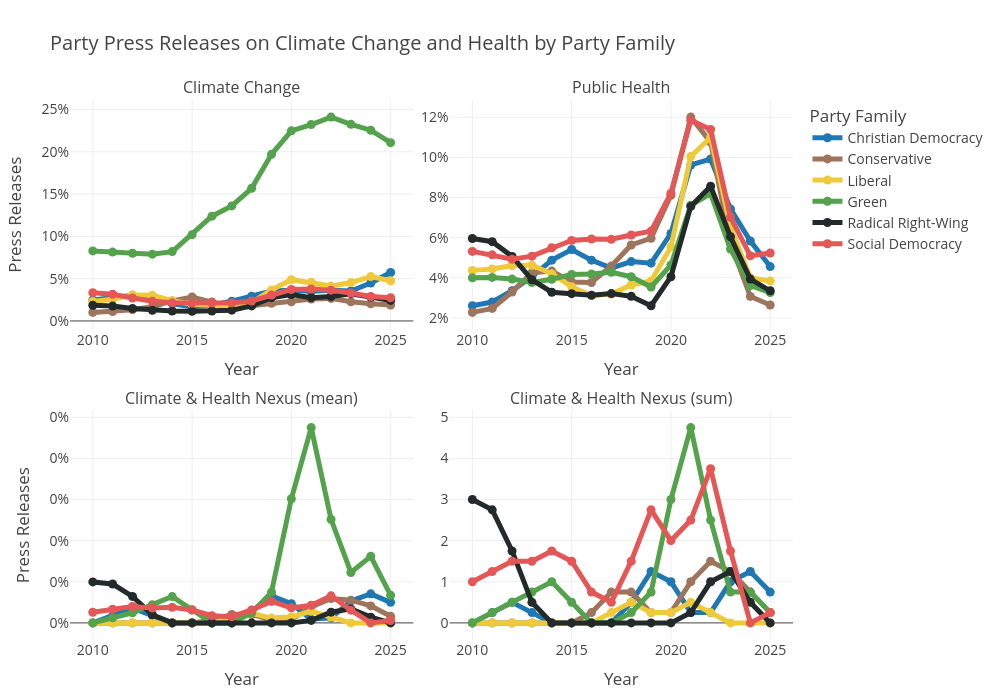

The notebook cell saved with this chart:
### Markdown cell above
## Primary Figure: Indicator 5.3.3: Political party engagement with health and climate change

### Code cell
# import libraries
import pandas as pd
import numpy as np
from plotly.subplots import make_subplots
import plotly.graph_objects as go
import plotly.express as px


# read in data 
df = pd.read_csv('../data/indicator_5_3_3.csv')
# drop values after 2025 (2025 report includes up to end of 2025) 
df = df[df['year'] < 2026]

# dictionary to map party names to respective party colors
party_colors = {'Christian Democracy': '#1f77b4',
                'Conservative': '#9D755D',
                'Liberal': '#EECA3B',
                'Green': '#54A24B',
                'Radical Right-Wing': '#222A2A',
                'Social Democracy': '#E45756',}


# Define the mapping of data column -> subplot position
col_to_position = {
    'environment_climate_issue1_mean': (1, 1),  # Climate Change
    'healthcare_issue1_mean': (1, 2),           # Public Health
    'climate_health_mean': (2, 1),              # Climate and Health Nexus (mean)
    'climate_health_sum': (2, 2)                # Climate and Health Nexus (sum)
}


def create_nexus_subplot(df, 
                         title = 'Party Press Releases on Climate Change and Health by Party Family',
                         save_path=None,
                         col_to_position = col_to_position,
                         party_colors = party_colors):

    # Titles should match the order of the subplot grid
    fig = make_subplots(
        rows=2, cols=2,
        subplot_titles=(
            'Climate Change',
            'Public Health',
            'Climate & Health Nexus (mean)', 
            'Climate & Health Nexus (sum)'
        ),
        horizontal_spacing=0.05,  # reduce horizontal gap between columns
        vertical_spacing=0.15      # reduce vertical gap between rows
    )

    # Loop through the variables and plot each one in its correct subplot
    for i, col in enumerate(col_to_position.keys()):
        row, col_num = col_to_position[col]
        for party_family in party_colors.keys():
            subset = df[df['party_family'] == party_family].copy()

            # smooth the line
            subset[col] = subset[col].rolling(window=2, min_periods=1).mean()
            subset[col] = subset[col].rolling(window=2, min_periods=1).mean()

            fig.add_trace(go.Scatter(
                x=subset['year'],
                y=subset[col],
                mode='lines+markers',
                name=party_family,
                line=dict(color=party_colors[party_family], width=5),
                showlegend=True if i == 0 else False,
            ), row=row, col=col_num)

    # Update layout
    fig.update_layout(
        title=title,
        xaxis_title='Year',
        yaxis_title='Press Releases',
        title_x=0.05,
        legend_title='Party Family',
        hovermode='x unified',
        width=1000,
        height=700,
        template='presentation',
        font=dict(size=14),
        margin=dict(l=70, r=50, t=100, b=60)
    )

    # Format all y-axes as percentages
    fig.update_yaxes(tickformat=".0%", row=1, col=1)
    fig.update_yaxes(tickformat=".0%", row=1, col=2)
    fig.update_yaxes(tickformat=".0%", row=2, col=1)

    # Custom x-axis titles per subplot 
    fig.update_xaxes(title_text="Year", row=2, col=1)
    fig.update_xaxes(title_text="Year", row=2, col=2)
    fig.update_xaxes(title_text="Year", row=1, col=2)

    # add y-axis titles
    fig.update_yaxes(title_text="Press Releases", row=1, col=1)
    #fig.update_yaxes(title_text="Press Releases", row=1, col=2)
    fig.update_yaxes(title_text="Press Releases", row=2, col=1)
    #fig.update_yaxes(title_text="Press Releases", row=2, col=2)


    # save figure if save_path is provided
    if save_path:
        fig.write_image(save_path, scale=5)
    # show figure
    fig.show()


create_nexus_subplot(df, 
                     #title='',
                     save_path='../appendix/indicator_5_3_3.pdf',
                     col_to_position=col_to_position,
                     party_colors=party_colors)

### Figure 1 — Plotly figure (JSON) as saved in the notebook; plotly's stock layout.template omitted (floating-point values rounded to 4 significant figures)
{"data": [{"line": {"color": "#1f77b4", "width": 5}, "mode": "lines+markers", "name": "Christian Democracy", "showlegend": true, "type": "scatter", "x": [2010.0, 2011.0, 2012.0, 2013.0, 2014.0, 2015.0, 2016.0, 2017.0, 2018.0, 2019.0, 2020.0, 2021.0, 2022.0, 2023.0, 2024.0, 2025.0], "xaxis": "x", "y": [0.02481, 0.02724, 0.03037, 0.02749, 0.0204, 0.01685, 0.01896, 0.02332, 0.02917, 0.0354, 0.03616, 0.03512, 0.03632, 0.03538, 0.04482, 0.05729], "yaxis": "y"}, {"line": {"color": "#9D755D", "width": 5}, "mode": "lines+markers", "name": "Conservative", "showlegend": true, "type": "scatter", "x": [2010.0, 2011.0, 2012.0, 2013.0, 2014.0, 2015.0, 2016.0, 2017.0, 2018.0, 2019.0, 2020.0, 2021.0, 2022.0, 2023.0, 2024.0, 2025.0], "xaxis": "x", "y": [0.0101, 0.01109, 0.01337, 0.01666, 0.02369, 0.02836, 0.02235, 0.01628, 0.01806, 0.02092, 0.02272, 0.02593, 0.02668, 0.02261, 0.02028, 0.01888], "yaxis": "y"}, {"line": {"color": "#EECA3B", "width": 5}, "mode": "lines+markers", "name": "Liberal", "showlegend": true, "type": "scatter", "x": [2010.0, 2011.0, 2012.0, 2013.0, 2014.0, 2015.0, 2016.0, 2017.0, 2018.0, 2019.0, 2020.0, 2021.0, 2022.0, 2023.0, 2024.0, 2025.0], "xaxis": "x", "y": [0.02299, 0.02566, 0.03078, 0.03037, 0.024, 0.01982, 0.01847, 0.01782, 0.0217, 0.03674, 0.04878, 0.04567, 0.04121, 0.04538, 0.05245, 0.0475], "yaxis": "y"}, {"line": {"color": "#54A24B", "width": 5}, "mode": "lines+markers", "name": "Green", "showlegend": true, "type": "scatter", "x": [2010.0, 2011.0, 2012.0, 2013.0, 2014.0, 2015.0, 2016.0, 2017.0, 2018.0, 2019.0, 2020.0, 2021.0, 2022.0, 2023.0, 2024.0, 2025.0], "xaxis": "x", "y": [0.08281, 0.0814, 0.08004, 0.07897, 0.08199, 0.102, 0.1239, 0.136, 0.1569, 0.1971, 0.2249, 0.2323, 0.2411, 0.2325, 0.2256, 0.2109], "yaxis": "y"}, {"line": {"color": "#222A2A", "width": 5}, "mode": "lines+markers", "name": "Radical Right-Wing", "showlegend": true, "type": "scatter", "x": [2010.0, 2011.0, 2012.0, 2013.0, 2014.0, 2015.0, 2016.0, 2017.0, 2018.0, 2019.0, 2020.0, 2021.0, 2022.0, 2023.0, 2024.0, 2025.0], "xaxis": "x", "y": [0.01859, 0.01755, 0.01473, 0.01256, 0.01179, 0.01137, 0.0117, 0.01272, 0.01779, 0.0275, 0.03124, 0.02753, 0.02884, 0.03225, 0.02819, 0.02425], "yaxis": "y"}, {"line": {"color": "#E45756", "width": 5}, "mode": "lines+markers", "name": "Social Democracy", "showlegend": true, "type": "scatter", "x": [2010.0, 2011.0, 2012.0, 2013.0, 2014.0, 2015.0, 2016.0, 2017.0, 2018.0, 2019.0, 2020.0, 2021.0, 2022.0, 2023.0, 2024.0, 2025.0], "xaxis": "x", "y": [0.03344, 0.03161, 0.02716, 0.0233, 0.02139, 0.021, 0.02113, 0.02132, 0.02359, 0.03073, 0.03717, 0.03771, 0.0364, 0.03295, 0.02888, 0.02738], "yaxis": "y"}, {"line": {"color": "#1f77b4", "width": 5}, "mode": "lines+markers", "name": "Christian Democracy", "showlegend": false, "type": "scatter", "x": [2010.0, 2011.0, 2012.0, 2013.0, 2014.0, 2015.0, 2016.0, 2017.0, 2018.0, 2019.0, 2020.0, 2021.0, 2022.0, 2023.0, 2024.0, 2025.0], "xaxis": "x2", "y": [0.02605, 0.0279, 0.03354, 0.04052, 0.04878, 0.05408, 0.04879, 0.04482, 0.04807, 0.04729, 0.06212, 0.09624, 0.09922, 0.07434, 0.05832, 0.04557], "yaxis": "y2"}, {"line": {"color": "#9D755D", "width": 5}, "mode": "lines+markers", "name": "Conservative", "showlegend": false, "type": "scatter", "x": [2010.0, 2011.0, 2012.0, 2013.0, 2014.0, 2015.0, 2016.0, 2017.0, 2018.0, 2019.0, 2020.0, 2021.0, 2022.0, 2023.0, 2024.0, 2025.0], "xaxis": "x2", "y": [0.02272, 0.02472, 0.03288, 0.04249, 0.04333, 0.03792, 0.03765, 0.04589, 0.05635, 0.05966, 0.08116, 0.1201, 0.1076, 0.05705, 0.03068, 0.02642], "yaxis": "y2"}, {"line": {"color": "#EECA3B", "width": 5}, "mode": "lines+markers", "name": "Liberal", "showlegend": false, "type": "scatter", "x": [2010.0, 2011.0, 2012.0, 2013.0, 2014.0, 2015.0, 2016.0, 2017.0, 2018.0, 2019.0, 2020.0, 2021.0, 2022.0, 2023.0, 2024.0, 2025.0], "xaxis": "x2", "y": [0.04368, 0.04441, 0.0461, 0.0462, 0.04199, 0.03554, 0.03119, 0.0319, 0.0364, 0.03835, 0.05538, 0.1005, 0.11, 0.06537, 0.03989, 0.03842], "yaxis": "y2"}, {"line": {"color": "#54A24B", "width": 5}, "mode": "lines+markers", "name": "Green", "showlegend": false, "type": "scatter", "x": [2010.0, 2011.0, 2012.0, 2013.0, 2014.0, 2015.0, 2016.0, 2017.0, 2018.0, 2019.0, 2020.0, 2021.0, 2022.0, 2023.0, 2024.0, 2025.0], "xaxis": "x2", "y": [0.03996, 0.04017, 0.03933, 0.03761, 0.03923, 0.0416, 0.04183, 0.04276, 0.04053, 0.03537, 0.04638, 0.07613, 0.08191, 0.05428, 0.03611, 0.03255], "yaxis": "y2"}, {"line": {"color": "#222A2A", "width": 5}, "mode": "lines+markers", "name": "Radical Right-Wing", "showlegend": false, "type": "scatter", "x": [2010.0, 2011.0, 2012.0, 2013.0, 2014.0, 2015.0, 2016.0, 2017.0, 2018.0, 2019.0, 2020.0, 2021.0, 2022.0, 2023.0, 2024.0, 2025.0], "xaxis": "x2", "y": [0.05958, 0.05799, 0.05065, 0.03897, 0.03277, 0.03207, 0.03126, 0.03209, 0.03075, 0.02603, 0.04049, 0.07557, 0.08564, 0.06044, 0.03932, 0.0335], "yaxis": "y2"}, {"line": {"color": "#E45756", "width": 5}, "mode": "lines+markers", "name": "Social Democracy", "showlegend": false, "type": "scatter", "x": [2010.0, 2011.0, 2012.0, 2013.0, 2014.0, 2015.0, 2016.0, 2017.0, 2018.0, 2019.0, 2020.0, 2021.0, 2022.0, 2023.0, 2024.0, 2025.0], "xaxis": "x2", "y": [0.05314, 0.05143, 0.04929, 0.05075, 0.05495, 0.05862, 0.05931, 0.05917, 0.06133, 0.06327, 0.08215, 0.1186, 0.1139, 0.07026, 0.05094, 0.05236], "yaxis": "y2"}, {"line": {"color": "#1f77b4", "width": 5}, "mode": "lines+markers", "name": "Christian Democracy", "showlegend": false, "type": "scatter", "x": [2010.0, 2011.0, 2012.0, 2013.0, 2014.0, 2015.0, 2016.0, 2017.0, 2018.0, 2019.0, 2020.0, 2021.0, 2022.0, 2023.0, 2024.0, 2025.0], "xaxis": "x3", "y": [0.0, 8.894e-05, 0.0001779, 8.894e-05, 0.0, 0.0, 0.0, 0.0, 0.0001415, 0.0003283, 0.0002321, 4.533e-05, 6.09e-05, 0.000268, 0.0003534, 0.0002499], "yaxis": "y3"}, {"line": {"color": "#9D755D", "width": 5}, "mode": "lines+markers", "name": "Conservative", "showlegend": false, "type": "scatter", "x": [2010.0, 2011.0, 2012.0, 2013.0, 2014.0, 2015.0, 2016.0, 2017.0, 2018.0, 2019.0, 2020.0, 2021.0, 2022.0, 2023.0, 2024.0, 2025.0], "xaxis": "x3", "y": [0.0, 0.0, 0.0, 0.0, 0.0, 0.0, 3.392e-05, 0.0001022, 0.0001027, 3.438e-05, 4.542e-05, 0.0001931, 0.0002968, 0.0002758, 0.0002068, 8e-05], "yaxis": "y3"}, {"line": {"color": "#EECA3B", "width": 5}, "mode": "lines+markers", "name": "Liberal", "showlegend": false, "type": "scatter", "x": [2010.0, 2011.0, 2012.0, 2013.0, 2014.0, 2015.0, 2016.0, 2017.0, 2018.0, 2019.0, 2020.0, 2021.0, 2022.0, 2023.0, 2024.0, 2025.0], "xaxis": "x3", "y": [0.0, 0.0, 0.0, 0.0, 0.0, 0.0, 0.0, 5.826e-05, 0.0001165, 5.826e-05, 7.114e-05, 0.0001423, 7.114e-05, 0.0, 0.0, 0.0], "yaxis": "y3"}, {"line": {"color": "#54A24B", "width": 5}, "mode": "lines+markers", "name": "Green", "showlegend": false, "type": "scatter", "x": [2010.0, 2011.0, 2012.0, 2013.0, 2014.0, 2015.0, 2016.0, 2017.0, 2018.0, 2019.0, 2020.0, 2021.0, 2022.0, 2023.0, 2024.0, 2025.0], "xaxis": "x3", "y": [0.0, 6.143e-05, 0.0001229, 0.0002215, 0.0003202, 0.0001601, 0.0, 0.0, 0.0001196, 0.0003743, 0.001509, 0.002374, 0.001258, 0.0006129, 0.0008091, 0.0003351], "yaxis": "y3"}, {"line": {"color": "#222A2A", "width": 5}, "mode": "lines+markers", "name": "Radical Right-Wing", "showlegend": false, "type": "scatter", "x": [2010.0, 2011.0, 2012.0, 2013.0, 2014.0, 2015.0, 2016.0, 2017.0, 2018.0, 2019.0, 2020.0, 2021.0, 2022.0, 2023.0, 2024.0, 2025.0], "xaxis": "x3", "y": [0.0004978, 0.0004723, 0.0003223, 9.891e-05, 0.0, 0.0, 0.0, 0.0, 0.0, 0.0, 0.0, 3.022e-05, 0.0001305, 0.0001703, 7.002e-05, 0.0], "yaxis": "y3"}, {"line": {"color": "#E45756", "width": 5}, "mode": "lines+markers", "name": "Social Democracy", "showlegend": false, "type": "scatter", "x": [2010.0, 2011.0, 2012.0, 2013.0, 2014.0, 2015.0, 2016.0, 2017.0, 2018.0, 2019.0, 2020.0, 2021.0, 2022.0, 2023.0, 2024.0, 2025.0], "xaxis": "x3", "y": [0.0001296, 0.0001667, 0.0001994, 0.000181, 0.0001893, 0.0001561, 8.786e-05, 7.52e-05, 0.0001574, 0.0002615, 0.0001829, 0.0002152, 0.000329, 0.0001549, 0.0, 2.851e-05], "yaxis": "y3"}, {"line": {"color": "#1f77b4", "width": 5}, "mode": "lines+markers", "name": "Christian Democracy", "showlegend": false, "type": "scatter", "x": [2010.0, 2011.0, 2012.0, 2013.0, 2014.0, 2015.0, 2016.0, 2017.0, 2018.0, 2019.0, 2020.0, 2021.0, 2022.0, 2023.0, 2024.0, 2025.0], "xaxis": "x4", "y": [0.0, 0.25, 0.5, 0.25, 0.0, 0.0, 0.0, 0.0, 0.5, 1.25, 1.0, 0.25, 0.25, 1.0, 1.25, 0.75], "yaxis": "y4"}, {"line": {"color": "#9D755D", "width": 5}, "mode": "lines+markers", "name": "Conservative", "showlegend": false, "type": "scatter", "x": [2010.0, 2011.0, 2012.0, 2013.0, 2014.0, 2015.0, 2016.0, 2017.0, 2018.0, 2019.0, 2020.0, 2021.0, 2022.0, 2023.0, 2024.0, 2025.0], "xaxis": "x4", "y": [0.0, 0.0, 0.0, 0.0, 0.0, 0.0, 0.25, 0.75, 0.75, 0.25, 0.25, 1.0, 1.5, 1.25, 0.75, 0.25], "yaxis": "y4"}, {"line": {"color": "#EECA3B", "width": 5}, "mode": "lines+markers", "name": "Liberal", "showlegend": false, "type": "scatter", "x": [2010.0, 2011.0, 2012.0, 2013.0, 2014.0, 2015.0, 2016.0, 2017.0, 2018.0, 2019.0, 2020.0, 2021.0, 2022.0, 2023.0, 2024.0, 2025.0], "xaxis": "x4", "y": [0.0, 0.0, 0.0, 0.0, 0.0, 0.0, 0.0, 0.25, 0.5, 0.25, 0.25, 0.5, 0.25, 0.0, 0.0, 0.0], "yaxis": "y4"}, {"line": {"color": "#54A24B", "width": 5}, "mode": "lines+markers", "name": "Green", "showlegend": false, "type": "scatter", "x": [2010.0, 2011.0, 2012.0, 2013.0, 2014.0, 2015.0, 2016.0, 2017.0, 2018.0, 2019.0, 2020.0, 2021.0, 2022.0, 2023.0, 2024.0, 2025.0], "xaxis": "x4", "y": [0.0, 0.25, 0.5, 0.75, 1.0, 0.5, 0.0, 0.0, 0.25, 0.75, 3.0, 4.75, 2.5, 0.75, 0.75, 0.25], "yaxis": "y4"}, {"line": {"color": "#222A2A", "width": 5}, "mode": "lines+markers", "name": "Radical Right-Wing", "showlegend": false, "type": "scatter", "x": [2010.0, 2011.0, 2012.0, 2013.0, 2014.0, 2015.0, 2016.0, 2017.0, 2018.0, 2019.0, 2020.0, 2021.0, 2022.0, 2023.0, 2024.0, 2025.0], "xaxis": "x4", "y": [3.0, 2.75, 1.75, 0.5, 0.0, 0.0, 0.0, 0.0, 0.0, 0.0, 0.0, 0.25, 1.0, 1.25, 0.5, 0.0], "yaxis": "y4"}, {"line": {"color": "#E45756", "width": 5}, "mode": "lines+markers", "name": "Social Democracy", "showlegend": false, "type": "scatter", "x": [2010.0, 2011.0, 2012.0, 2013.0, 2014.0, 2015.0, 2016.0, 2017.0, 2018.0, 2019.0, 2020.0, 2021.0, 2022.0, 2023.0, 2024.0, 2025.0], "xaxis": "x4", "y": [1.0, 1.25, 1.5, 1.5, 1.75, 1.5, 0.75, 0.5, 1.5, 2.75, 2.0, 2.5, 3.75, 1.75, 0.0, 0.25], "yaxis": "y4"}], "layout": {"annotations": [{"font": {"size": 16}, "showarrow": false, "text": "Climate Change", "x": 0.2375, "xanchor": "center", "xref": "paper", "y": 1, "yanchor": "bottom", "yref": "paper"}, {"font": {"size": 16}, "showarrow": false, "text": "Public Health", "x": 0.7625, "xanchor": "center", "xref": "paper", "y": 1, "yanchor": "bottom", "yref": "paper"}, {"font": {"size": 16}, "showarrow": false, "text": "Climate & Health Nexus (mean)", "x": 0.2375, "xanchor": "center", "xref": "paper", "y": 0.425, "yanchor": "bottom", "yref": "paper"}, {"font": {"size": 16}, "showarrow": false, "text": "Climate & Health Nexus (sum)", "x": 0.7625, "xanchor": "center", "xref": "paper", "y": 0.425, "yanchor": "bottom", "yref": "paper"}], "font": {"size": 14}, "height": 700, "hovermode": "x unified", "legend": {"title": {"text": "Party Family"}}, "margin": {"b": 60, "l": 70, "r": 50, "t": 100}, "title": {"text": "Party Press Releases on Climate Change and Health by Party Family", "x": 0.05}, "width": 1000, "xaxis": {"anchor": "y", "domain": [0, 0.475], "title": {"text": "Year"}}, "xaxis2": {"anchor": "y2", "domain": [0.525, 1], "title": {"text": "Year"}}, "xaxis3": {"anchor": "y3", "domain": [0, 0.475], "title": {"text": "Year"}}, "xaxis4": {"anchor": "y4", "domain": [0.525, 1], "title": {"text": "Year"}}, "yaxis": {"anchor": "x", "domain": [0.575, 1], "tickformat": ".0%", "title": {"text": "Press Releases"}}, "yaxis2": {"anchor": "x2", "domain": [0.575, 1], "tickformat": ".0%"}, "yaxis3": {"anchor": "x3", "domain": [0, 0.425], "tickformat": ".0%", "title": {"text": "Press Releases"}}, "yaxis4": {"anchor": "x4", "domain": [0, 0.425]}}}
